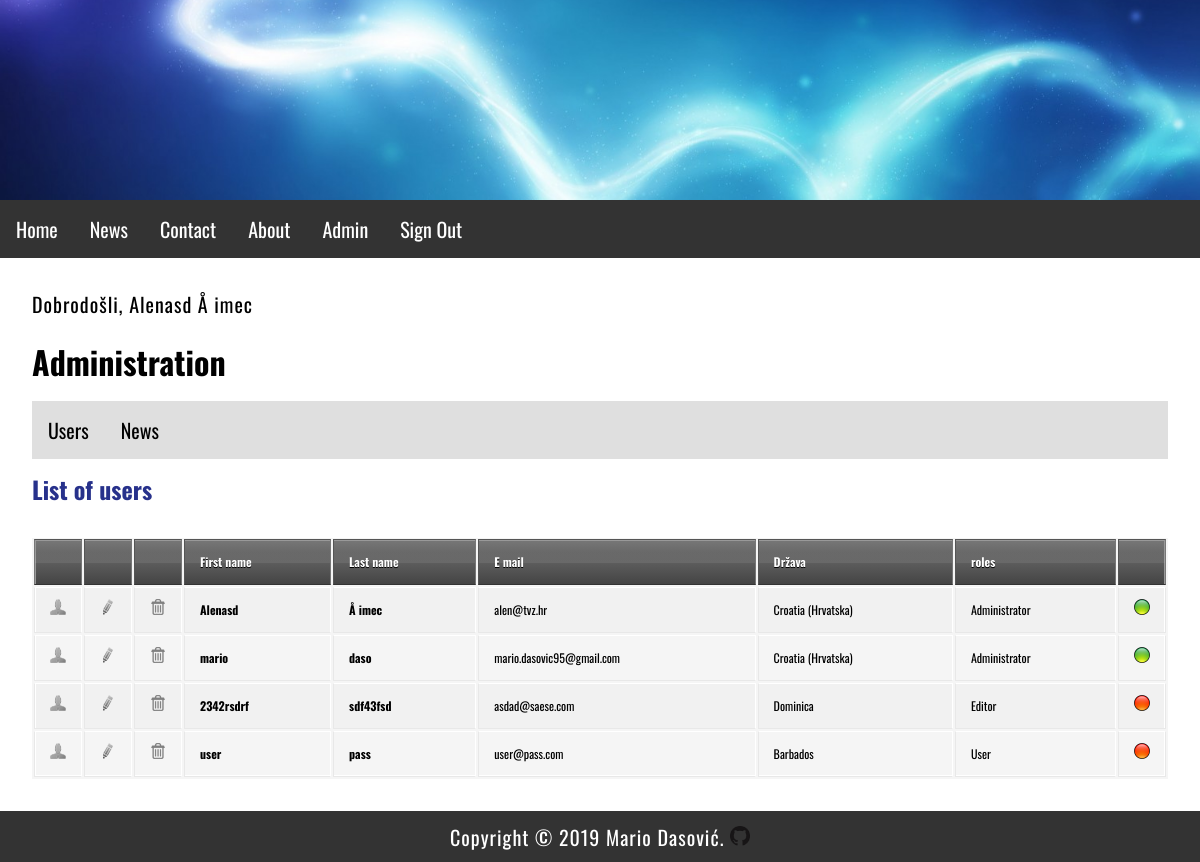
The app's page /index.php?menu=7 (signed in) with its own data.
### tables this page shows
CREATE TABLE `users` (
  `id` int(11) NOT NULL,
  `firstname` varchar(255) NOT NULL,
  `lastname` varchar(255) NOT NULL,
  `email` varchar(255) NOT NULL,
  `username` varchar(255) NOT NULL,
  `password` varchar(255) NOT NULL,
  `country` char(2) NOT NULL,
  `date` timestamp NOT NULL DEFAULT CURRENT_TIMESTAMP ON UPDATE CURRENT_TIMESTAMP,
  `archive` enum('Y','N') NOT NULL DEFAULT 'Y',
  `roles` varchar(2) DEFAULT 'U'
);

CREATE TABLE `countries` (
  `id` int(11) NOT NULL,
  `country_code` varchar(2) NOT NULL DEFAULT '',
  `country_name` varchar(100) NOT NULL DEFAULT ''
);

CREATE TABLE `roles` (
  `id` int(11) NOT NULL,
  `name` varchar(225) NOT NULL,
  `code` varchar(2) NOT NULL
);

### admin/users.php (the view, shortened to what this page needs)
<?php
	if (isset($_GET['id']) && $_GET['id'] != '') {
		$query  = "SELECT * FROM users";
		$query .= " WHERE id=".$_GET['id'];
		$result = @mysqli_query($MySQL, $query);
		$row = @mysqli_fetch_array($result);
		print '
		<h2>User profile</h2>
		<p><b>First name:</b> ' . $row['firstname'] . '</p>
		<p><b>Last name:</b> ' . $row['lastname'] . '</p>
		<p><b>Username:</b> ' . $row['username'] . '</p>';
		$_query  = "SELECT * FROM countries";
		$_query .= " WHERE country_code='" . $row['country'] . "'";
		$_result = @mysqli_query($MySQL, $_query);
		$_row = @mysqli_fetch_array($_result);
		print '
		<p><b>Country:</b> ' .$_row['country_name'] . '</p>';
		$_query  = "SELECT * FROM roles";
		$_query .= " WHERE code='" . $row['roles'] . "'";
		$_result = @mysqli_query($MySQL, $_query);
		$_row = @mysqli_fetch_array($_result);
		print '
		<p><b>roles:</b> ' .$_row['name'] . '</p>
		<p><b>Date:</b> ' . pickerDateToMysql($row['date']) . '</p>
		<p><a href="index.php?menu='.$menu.'&amp;action='.$action.'">Back</a></p>';
	}
	else {
		print '
		<h2>List of users</h2>
		<div id="users">
			<table>
				<thead>
					<tr>
						<th width="16"></th>
						<th width="16"></th>
						<th width="16"></th>
						<th>First name</th>
						<th>Last name</th>
						<th>E mail</th>
						<th>Država</th>
						<th>roles</th>
						<th width="16"></th>
					</tr>
				</thead>
				<tbody>';
				$query  = "SELECT * FROM users";
				$result = @mysqli_query($MySQL, $query);
				while($row = @mysqli_fetch_array($result)) {
					print '
					<tr>
						<td><a href="index.php?menu='.$menu.'&amp;action='.$action.'&amp;id=' .$row['id']. '"><img src="img/user.png" alt="user"></a></td>
						<td><a href="index.php?menu='.$menu.'&amp;action='.$action.'&amp;edit=' .$row['id']. '"><img src="img/edit.png" alt="uredi"></a></td>
						<td><a href="index.php?menu='.$menu.'&amp;action='.$action.'&amp;delete=' .$row['id']. '"><img src="img/delete.png" alt="obriši"></a></td>
						<td><strong>' . $row['firstname'] . '</strong></td>
						<td><strong>' . $row['lastname'] . '</strong></td>
						<td>' . $row['email'] . '</td>
						<td>';
							$_query  = "SELECT * FROM countries";
							$_query .= " WHERE country_code='" . $row['country'] . "'";
							$_result = @mysqli_query($MySQL, $_query);
							$_row = @mysqli_fetch_array($_result, MYSQLI_ASSOC);
							print $_row['country_name'] . '
						</td>
						<td>';
							$_query  = "SELECT * FROM roles";
							$_query .= " WHERE code='" . $row['roles'] . "'";
							$_result = @mysqli_query($MySQL, $_query);
							$_row = @mysqli_fetch_array($_result, MYSQLI_ASSOC);
							print $_row['name'] . '
						</td>
						<td>';
							if ($row['archive'] == 'Y') { print '<img src="img/inactive.png" alt="" title="" />'; }
                            else if ($row['archive'] == 'N') { print '<img src="img/active.png" alt="" title="" />'; }
						print '
						</td>
					</tr>';
				}
			print '
				</tbody>
			</table>
		</div>';
	}
?>

### style.css (style rules this page uses)
body, html { font-family: 'Oswald', sans-serif; margin: 0; font-size: 16px; }
h1,h2 { margin: 0.5em 0; font-size: 2em; }
h2 { font-size: 1.5em; color: #27318b; }
main a { color: #27318b; }
p { margin: 1em 0; line-height: 1.4em; letter-spacing: 1px; font-size: 20px; }
img { width: 100%; }
table { background: #f5f5f5; border-collapse: separate; box-shadow: inset 0 1px 0 #fff; font-size: 12px; line-height: 24px; margin: 30px auto; text-align: left; width: 100%; }
th { background: url(http://jackrugile.com/images/misc/noise-diagonal.png), linear-gradient(#777, #444); border-left: 1px solid #555; border-right: 1px solid #777; border-top: 1px solid #555; border-bottom: 1px solid #333; box-shadow: inset 0 1px 0 #999; color: #fff; font-weight: bold; padding: 10px 15px; position: relative; text-shadow: 0 1px 0 #000; }
th:after { background: linear-gradient(rgba(255,255,255,0), rgba(255,255,255,.08)); content: ''; display: block; height: 25%; left: 0; margin: 1px 0 0 0; position: absolute; top: 25%; width: 100%; }
th:first-child { border-left: 1px solid #777; box-shadow: inset 1px 1px 0 #999; }
th:last-child { box-shadow: inset -1px 1px 0 #999; }
td { border-right: 1px solid #fff; border-left: 1px solid #e8e8e8; border-top: 1px solid #fff; border-bottom: 1px solid #e8e8e8; padding: 10px 15px; position: relative; transition: all 300ms; }
td:first-child { box-shadow: inset 1px 0 0 #fff; }
td:last-child { border-right: 1px solid #e8e8e8; box-shadow: inset -1px 0 0 #fff; }
tr { background: url(http://jackrugile.com/images/misc/noise-diagonal.png); }
tr:nth-child(odd) td { background: #f1f1f1 url(http://jackrugile.com/images/misc/noise-diagonal.png); }
tr:last-of-type td { box-shadow: inset 0 -1px 0 #fff; }
tr:last-of-type td:first-child { box-shadow: inset 1px -1px 0 #fff; }
tr:last-of-type td:last-child { box-shadow: inset -1px -1px 0 #fff; }

### records on screen
users: firstname "Alenasd", lastname "Å imec", email "alen@tvz.hr", countries.country_name "Croatia (Hrvatska)", roles.name "Administrator"
users: firstname "mario", lastname "daso", email "mario.dasovic95@gmail.com", countries.country_name "Croatia (Hrvatska)", roles.name "Administrator"
users: firstname "2342rsdrf", lastname "sdf43fsd", email "asdad@saese.com", countries.country_name "Dominica", roles.name "Editor"
users: firstname "user", lastname "pass", email "user@pass.com", countries.country_name "Barbados", roles.name "User"

### other values on screen
$_SESSION['message'] "Dobrodošli, Alenasd Å imec"
